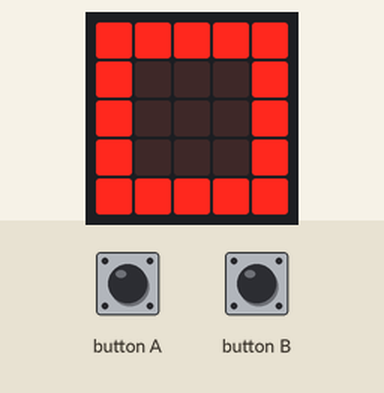
Bench run of a program on a simulated BBC micro:bit (MakeCode). Parts: the board's 5×5 LED display. The inputs (shaded band) are chosen by the test bench.

Above: at 3.7 s.
3.8 s: button A pressed for 0.15 s
At 4.6 s:
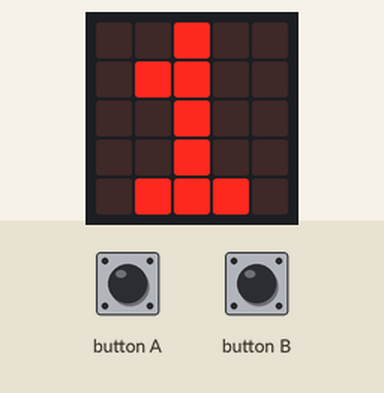
6.9 s: button B pressed for 0.15 s
At 7.6 s:
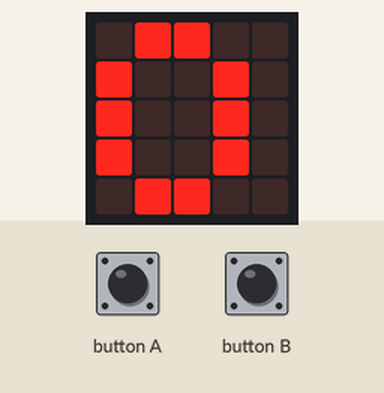
At 8.4 s:
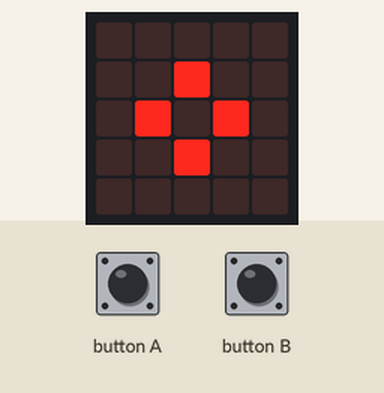
Timing chart, 0 to 9.9 s (numbered marks = the images above; inputs shaded):
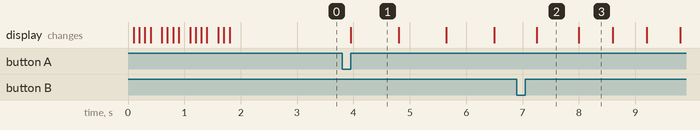

The program:

main.ts
```typescript
input.onButtonPressed(Button.A, function () {
    while (Einatmen <= 4) {
        basic.showString("" + (Einatmen))
        Einatmen += 1
        basic.pause(100)
    }
    while (Anhalten <= 4) {
        basic.showIcon(IconNames.SmallDiamond)
        basic.showIcon(IconNames.Diamond)
        basic.showIcon(IconNames.Target)
        basic.showLeds(`
            . . # . .
            . # # # .
            # # # # #
            . # # # .
            . . # . .
            `)
        Anhalten += 1
        basic.pause(100)
    }
    while (Ausatmen <= 4) {
        basic.showString("" + (Ausatmen))
        Ausatmen += 1
        basic.pause(100)
    }
    Anhalten = 1
    while (Anhalten <= 4) {
        basic.showIcon(IconNames.SmallDiamond)
        basic.showIcon(IconNames.Diamond)
        basic.showIcon(IconNames.Target)
        basic.showLeds(`
            . . # . .
            . # # # .
            # # # # #
            . # # # .
            . . # . .
            `)
        Anhalten += 1
        basic.pause(100)
    }
    Einatmen = 1
    Anhalten = 1
    Ausatmen = 1
    Relaxscore += 1
})
input.onButtonPressed(Button.B, function () {
    basic.showNumber(Relaxscore)
})
let Ausatmen = 0
let Anhalten = 0
let Einatmen = 0
let Relaxscore = 0
Relaxscore = 0
Einatmen = 1
Anhalten = 1
Ausatmen = 1
let BoxAnimation = 0
let X = 0
let Y = 0
let switchX = 1
let switchY = 0
for (let Index = 0; Index <= 4; Index++) {
    while (BoxAnimation <= 4) {
        led.plot(X, Y)
        X += switchX
        Y += switchY
        BoxAnimation += 1
        basic.pause(100)
    }
    X = 0
    Y = 0
    BoxAnimation = 0
    if (Index == 1) {
        switchX = -1
        switchY = 0
        X = 4
        Y = 4
    } else {
        if (Index == 0) {
            switchX = 0
            switchY = 1
            X = 4
            Y = 0
        } else {
            if (Index == 2) {
                switchX = 0
                switchY = -1
                X = 0
                Y = 4
            }
        }
    }
}
```

test.ts
```typescript
// Hier kann man Tests durchführen; diese Datei wird nicht kompiliert, wenn dieses Paket als Erweiterung verwendet wird.
```

Measured:
- after the input at 3.8 s, the display: changes after 0.15 s (image 1)
- what the display in image 1 shows lasts 0.8 s, from 4.0 s to 4.8 s
- what the display in image 2 shows lasts 0.7 s, from 7.3 s to 8.0 s
- what the display in image 3 shows lasts 0.6 s, from 8.0 s to 8.6 s
